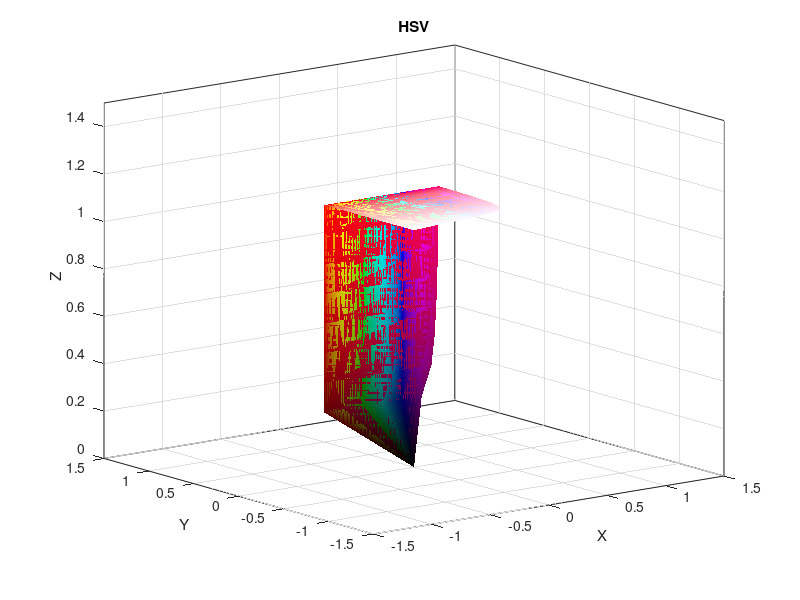

This chart was generated by the following MATLAB code:
% 参考Perceptual Color Volume：Measuring the Distinguishable Colors of HDR and WCG Displays
% Define lattice points
N = 9;
Nodes = linspace(0,1,N);
[C1,C2,C3] = meshgrid(Nodes,Nodes,[0 1]);
RGB = [C1(:) C2(:) C3(:); C2(:) C3(:) C1(:); C3(:) C1(:) C2(:)];

% Simulate XYZ measurements
XYZ = rgb2hsv(RGB);

% Create tessellation of the surface
[i,j,f] = meshgrid(0:N-2, 0:N-2, 0:5);
startidx = f*N*N + i*N + j + 1;
tri = [[startidx(:), startidx(:)+1, startidx(:) + N+1]; ...
 [startidx(:), startidx(:)+N, startidx(:) + N+1]];
%% Optional PLOT THE VOLUME
figure, clf; view([-37.5 15]);
patch('faces',tri,'vertices', XYZ(:,[1 2 3]),...
 'facevertexcdata',RGB.^(1/2.2),...
 'facecolor','interp','edgealpha',0.1);
xlabel('X'),ylabel('Y'),zlabel('Z'); title('HSV');
xlim([-1.5 1.5]), ylim([-1.5 1.5]), zlim([0 1.5]); 
grid on; box on; 

function result = rgb2hsv(rgb)
for i = 1:size(rgb,1)
    [h, s, v] = rgb_HSV(rgb(i,1), rgb(i,2), rgb(i,3), 1);
	%转成直角坐标
	result(i,:) = [s*cos(h*pi/180), s*sin(h*pi/180), v];
end
end

function [h, s, v] = rgb_HSV(r, g, b, max_value)
%https://gist.github.com/yoggy/8999625
%根据HSV定义，处理不了RGB全部小于等于0的情况，反变换会被截断为0
    r = r/max_value;
    g = g/max_value;
    b = b/max_value;

    % Find maximum and minimum values and calculate difference
    maxValue = max([r, g, b]);
    minValue = min([r, g, b]);
    diff = maxValue - minValue;

    % Color space conversion from RGB to HSV
    v = maxValue;

    if maxValue == 0 || diff == 0
        s = 0.0;
        h = 0.0;
    else
        s = diff / maxValue;

        if maxValue == r
            h = 60.0 * (g - b) / diff ;
        elseif maxValue == g
            h = 60.0 * (b - r) / diff + 120.0;
        else
            h = 60.0 * (r - g) / diff + 240.0;
        end
    end

    if h < 0 
        h = h + 360.0;
    end
end